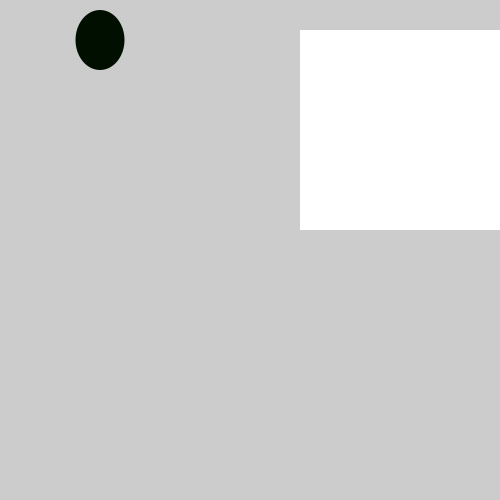
Frame 1 (no input)
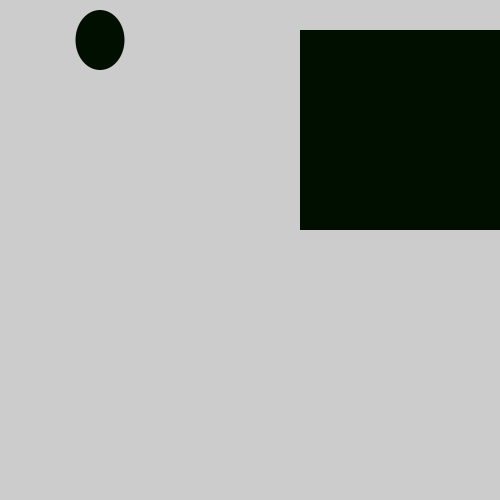
Frame 60 (the mouse pressed at the canvas centre just before this capture)
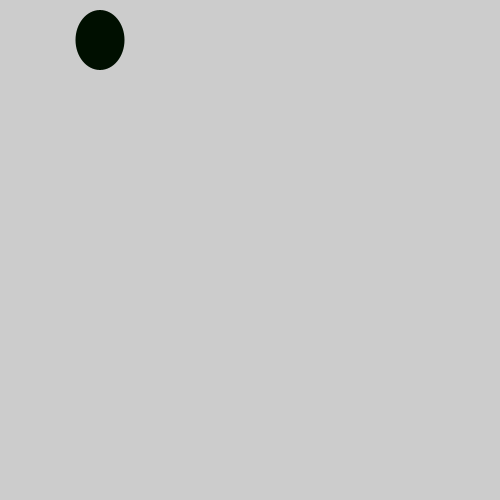
Frame 120 (the mouse held since frame 60 and released just before this capture)

The Processing sketch that drew these frames (run headless with seeded random() and noise(); from frame 60 on, the mouse is pressed at the canvas centre):

// Processing sketch: Exercise_23_2
// ── Exercise_23_2.pde

void setup() { 
  size(500, 500);
  background(55);
  noStroke(); 
  
}
void draw() {
  background(204);
  if ((mouseX <= 50) && (mouseY <= 50)) {
    rect(300, 30, 200, 200); // Upper-left
  } 
  else if ((mouseX <= 50) && (mouseY > 50)) {
    rect(0, 150, 400, 400); // Lower-left
  } 
  else if ((mouseX > 50) && (mouseY < 50)) {
    rect(80, 0, 100, 100); // Upper-right } else {
    rect(80, 700, 30, 120); // Lower-right }
  }
  if ((mouseX > 40) && (mouseX < 80) &&
    (mouseY > 20) && (mouseY < 80)) {
    fill(200,0,150);
  } 
  else {
    fill(0,15,0);
  }
  ellipse(100, 40, 49, 60);
}
